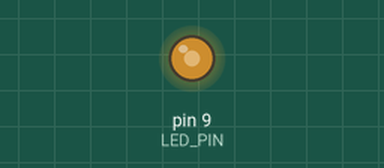
A sketch run on a simulated Arduino Uno, built with avr-gcc and run on an emulated ATmega328P. Parts: output pins drawn as LEDs (lit = HIGH). Random numbers use the default seed unless the sketch sets one.

Above: at 0.14 s.
At 21.28 s:
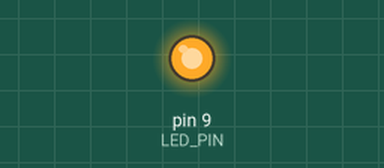
At 39.09 s:
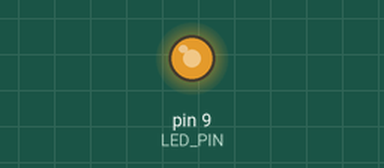
Timing chart, 0 to 40.0 s (numbered marks = the images above):
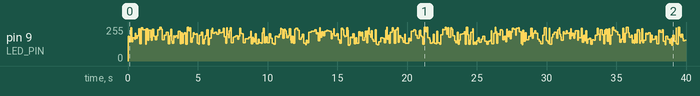

The sketch:

CandleFlicker.ino
```cpp
/*
  CandleFlicker.ino
  Simulates warm, random candlelight flicker using PWM.
*/

#define LED_PIN 9

void setup() {
  pinMode(LED_PIN, OUTPUT);
}

void loop() {
  int flicker = random(120, 255); // Random brightness range
  analogWrite(LED_PIN, flicker);
  delay(random(30, 150));         // Random speed variation
}
```
